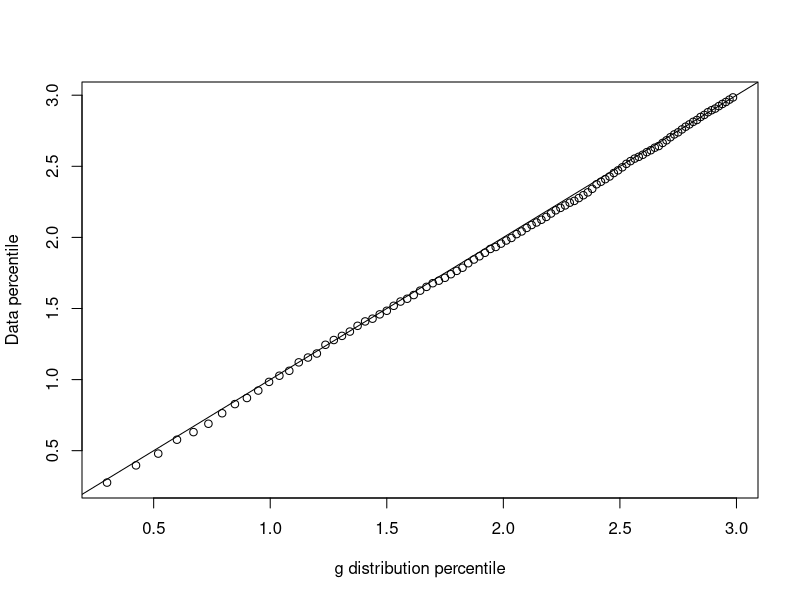
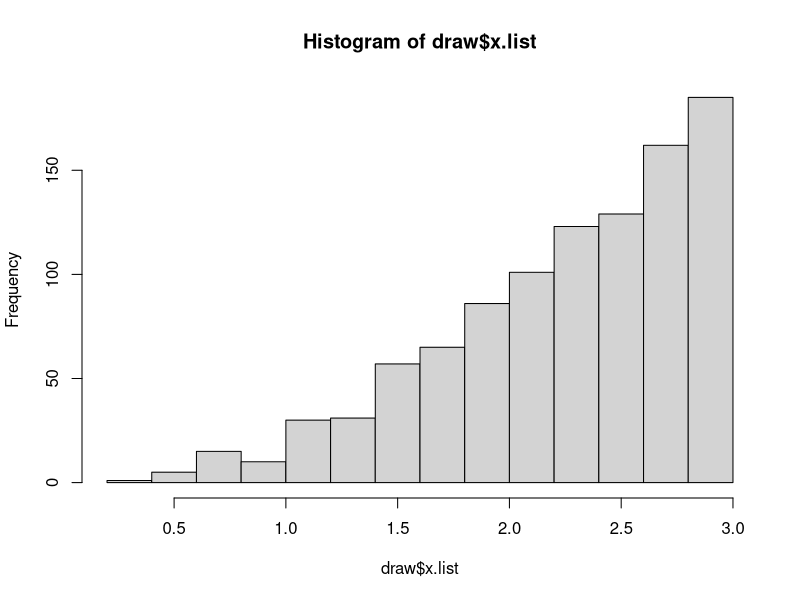
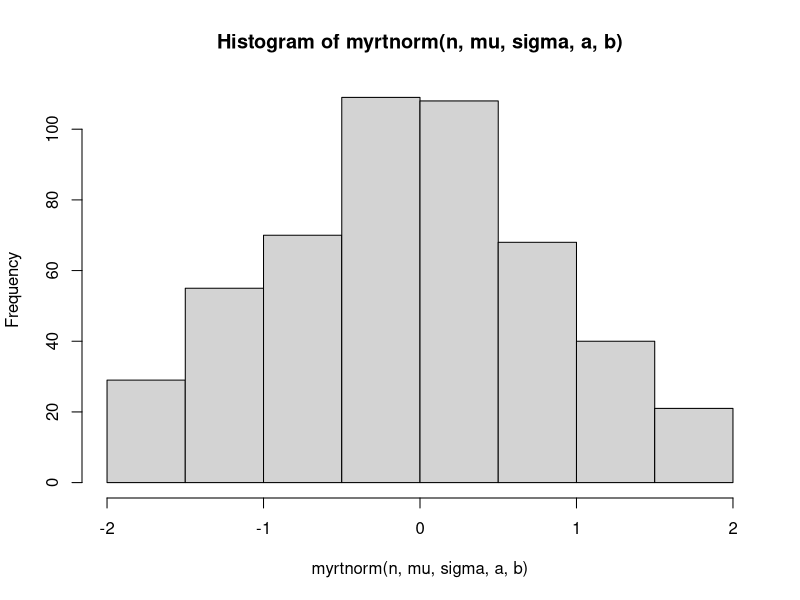
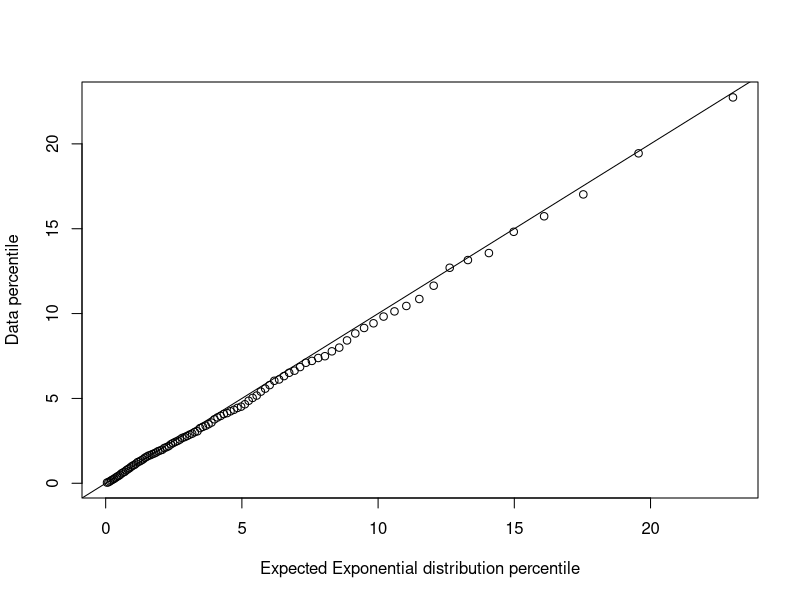
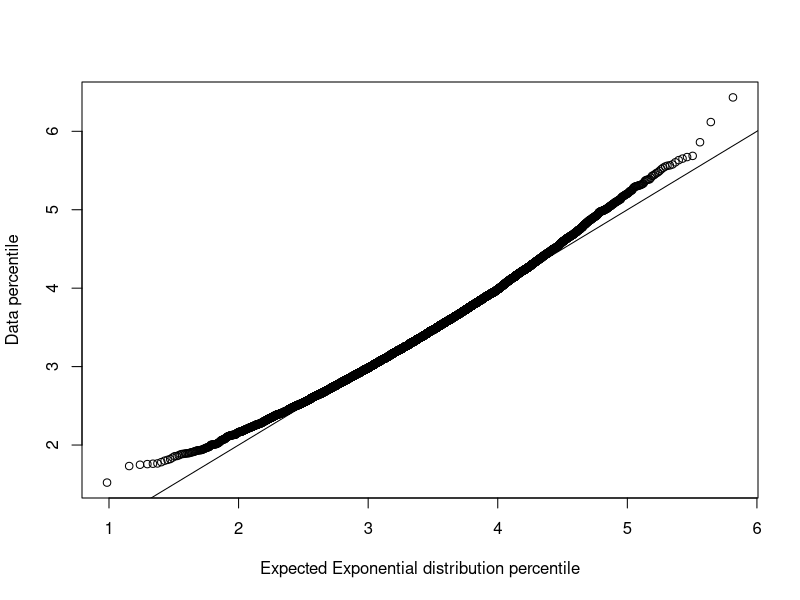

These charts were generated, in order, by the following R code:
#################### 1. (b)
rtri3=function(n){
  # generate a realization of U_1,...,U_n iid Uni(0,1)
  u.list=runif(n)
  # compute the corresponding realization of Z_1,...,Z_n iid g
  z.list=3*sqrt(u.list)
  return(z.list)
}

#################### 1. (c)
set.seed(5701)
probs=seq(0.01, 0.99, 0.01)
plot(3*sqrt(probs), quantile(rtri3(n=2000), probs), xlab="g distribution percentile", ylab="Data percentile")
abline(0,1)

#################### 2. (b)
# generate a realization of X_1,...,X_n iid f
# Arguments: n, the number of realizations
# Returns: x.list, the vector of n realizations
#          k.list, the vector of n iteration counts needed for each realization. 
#            
rquad3=function(n){
  # allocate the memory for the realization of the randon sample from f
  x.list=numeric(n)
  # allocate the memery for the number of iterations of the rejection sampling algorithm required for each of the n draws
  k.list=numeric(n)
  
  for(i in 1:n){
    # set the iteration counter to zero
    k=0
    accept=FALSE
    while(!accept) {
      k=k+1
      z=rtri3(1)
      u=runif(1)
      if (z>3*u)
        accept=TRUE
    }
    k.list[i]=k
    x.list[i]=z
  }
  return(list(x.list=x.list, k.list=k.list))
}

#################### 2. (c)
set.seed(5701)
n=1000
draw=rquad3(n=n)
hist(draw$x.list)
mean(draw$k.list)

#################### 3. (b)
set.seed(5701)
# make single realization from Normal distribution using box-muller
box.muller=function(mu, sigma){
  u=runif(n=2)
  tmp=sqrt(-2*log(u[1]))
  x1=tmp*cos(2*pi*u[2])
  x2=tmp*sin(2*pi*u[2])
  x=c(x1,x2) # two samples from standard normal
  a=sample(1:2, size=1, replace=T) # randomly choose one of them
  x.list=mu+sigma*x[a]
  return(x.list)
}

myrtnorm=function(n, mu, sigma, a, b){
  t.list=numeric(n)
  x=numeric(n)
  for(i in 1:n){
    accept=FALSE
    while(!accept){
      x=box.muller(mu=mu, sigma=sigma)
      if(a<x && x<b){
        t.list[i]=x
        accept=TRUE
      }
    }
  }
  return(t.list)
}

#################### 3. (d)
n=500
mu=0
sigma=1
a=-2
b=2
c=1/(pnorm(q=b, mean=mu, sd=sigma)-pnorm(q=a, mean=mu, sd=sigma))
c
myrtnorm(n, mu, sigma, a, b)
hist(myrtnorm(n, mu, sigma, a, b))

#################### 4. (a)
set.seed(5701)
# The following function generates a realization of X_1,...,X_n iid Exponential distribution with mu
# Argument: n, the sample size
#           mu, the user-specified mean of the exponential distribution
# Returns a vector of n entries with the generated realization of X_1,...,X_n
myrexp=function(n, mu){
  # generate a realization of U_1,..,U_n iid Uni(0,1)
  u.list=runif(n)
  # compute the corresponding realization of X_1,...,X_n iid Exp(mu)
  x.list=(-1)*mu*log(1-u.list)
  return(x.list)
}

#################### 4. (b)
set.seed(5701)
probs=seq(0.01,0.99,0.01)
mu=5
x.list=(-1)*mu*log(1-probs)
plot(x.list, quantile(myrexp(n=1000, mu=5), probs), xlab="Expected Exponential distribution percentile", ylab="Data percentile")
abline(0,1)

#################### 4. (c)
run.sim.exp=function(n, mu, reps){
  # ybar.list is the vector that stores realization of Y_1_bar,...,Y_n_bar
  ybar.list=numeric(reps)
  
  for(i in 1:reps){
    # generate a realization of Y_1_bar,...,Y_n_bar
    ybar.list[i]=mean(myrexp(n,mu))
  }
  
  probs=ppoints(reps)
  plot(qnorm(probs, mean=mu, sd=mu/sqrt(n)), quantile(ybar.list, probs), xlab="Expected Exponential distribution percentile", ylab="Data percentile")
  abline(0,1)
  return(ybar.list)
}

#################### 4. (d)
run.sim.exp(30,3.4,1e4)

#################### 5. (a)
mymvrnorm=function(n, mu, Sigma){
  # we generate an n by p matrix, with each row is drawn from the p-variate normal, mean mu covariance matrix sigma
  ## do an eigendecomposition of Sigma
  ei=eigen(Sigma, symmetric=TRUE)
  ## the square root of Sigma is
  Sigma.sqrt=ei$vectors %*% diag(ei$values^0.5)%*%t(ei$vectors)
  p=dim(Sigma)[1]
  mu=rep(mu, p)
  Z=matrix(rnorm(n*p), nrow=n, ncol=p)
  Y=rep(1,n) %*% t(mu) + Z %*% Sigma.sqrt
  return(Y)
}

#################### 5. (c)
n=10
mu=68
sigma=3
# covariance matrix for H_i
Sigma=matrix(NA, nrow=n, ncol=n)
for(i in 1:n){
  for(j in 1:n){
    if(i==j){
      Sigma[i,j]=sigma^2
    }
    else
      Sigma[i,j]=sigma^2*0.6
  }
}

reps=10000
h=mymvrnorm(reps, mu, Sigma)
hbar=apply(h,1,mean)
x=mymvrnorm(reps, mu, diag(rep(sigma^2), n))
xbar=apply(x,1,mean)

mean(hbar)
var(hbar)
mean(xbar)
var(xbar)
